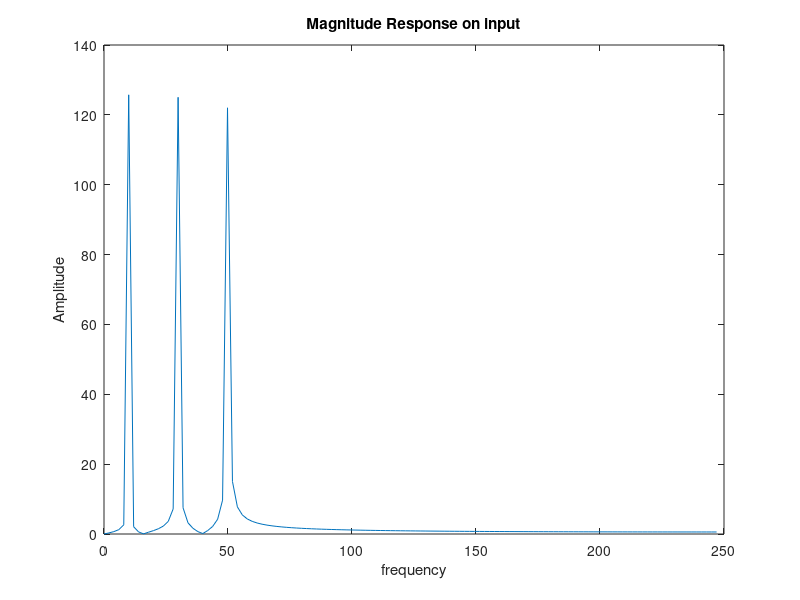
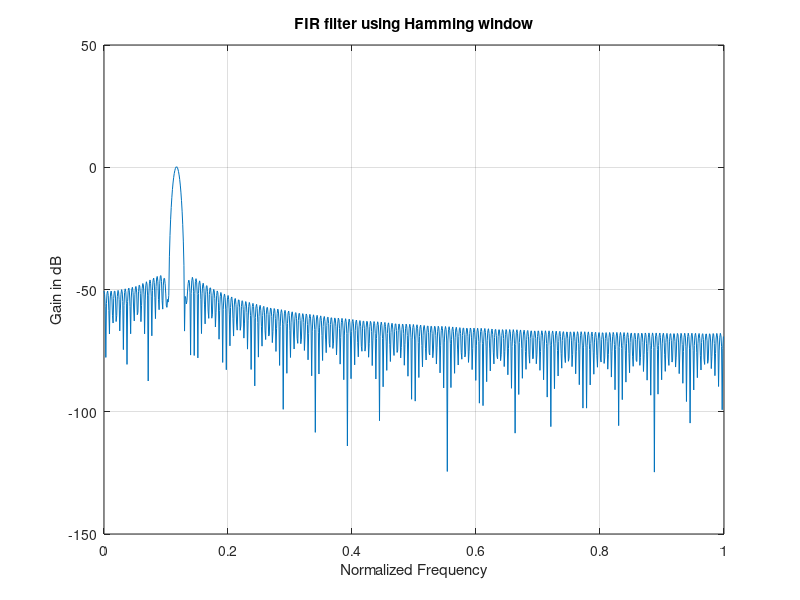
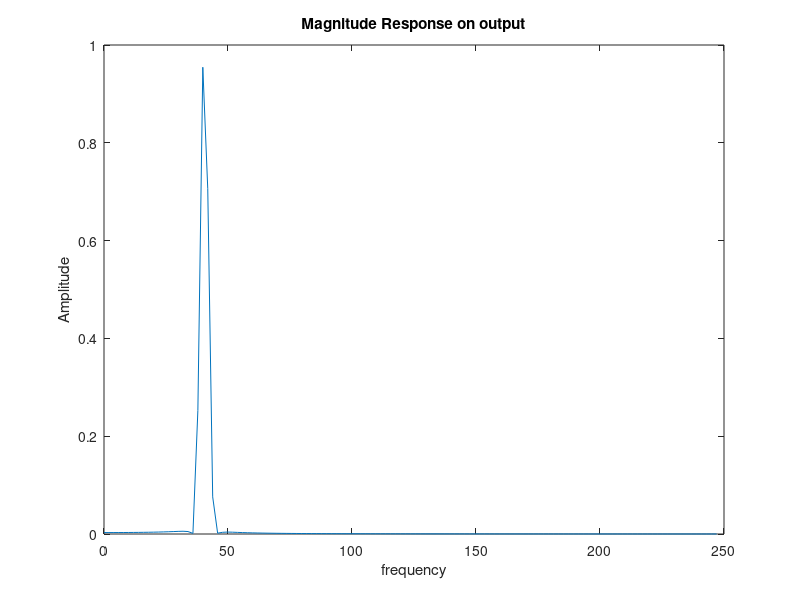

These figures' MATLAB source, in order:
clc;
clear all;
close all;
Fs = 500;
wp = [2*29/Fs , 2*30/Fs];
ws = [2*15/Fs , 2*45/Fs];
t = 0: 1/Fs : 0.5;
x = sin(2*pi*10*t)+sin(2*pi*30*t)+sin(2*pi*50*t);
X = fft(x);
l = length(X)/2;
f = (0:(l-1))*Fs/(2*l);
figure (1);
plot(f,abs(X(1:l)));zoom on;
title('Magnitude Response on input'); ylabel('Amplitude'), xlabel('frequency');
N = ceil(6.6*pi/(ws(2)-wp(2)));
b = fir1(N,wp);
B = fft(b);
m = length(X)/2;
A = (0:(m-1))*Fs/(2*m);
figure(3);
plot(A,abs(B(1:m)));zoom on;
title('Magnitude Response on output'); ylabel('Amplitude'), xlabel('frequency');
[H,W] = freqz(b,1,1024);
figure(2);
plot(W/pi , 20*log10(abs(H)));grid on;
title('FIR filter using Hamming window'); 
xlabel('Normalized Frequency'), ylabel('Gain in dB');

